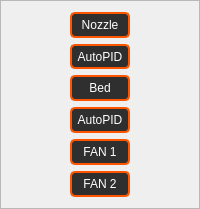
            <widget class="QFrame" name="frame_23">
             <property name="minimumSize">
              <size>
               <width>80</width>
               <height>0</height>
              </size>
             </property>
             <property name="maximumSize">
              <size>
               <width>200</width>
               <height>16777215</height>
              </size>
             </property>
             <property name="frameShape">
              <enum>QFrame::StyledPanel</enum>
             </property>
             <property name="frameShadow">
              <enum>QFrame::Raised</enum>
             </property>
             <layout class="QVBoxLayout" name="verticalLayout_7">
              <item alignment="Qt::AlignHCenter">
               <widget class="QPushButton" name="p88">
                <property name="enabled">
                 <bool>true</bool>
                </property>
                <property name="minimumSize">
                 <size>
                  <width>60</width>
                  <height>26</height>
                 </size>
                </property>
                <property name="maximumSize">
                 <size>
                  <width>60</width>
                  <height>26</height>
                 </size>
                </property>
                <property name="font">
                 <font>
                  <pointsize>9</pointsize>
                 </font>
                </property>
                <property name="styleSheet">
                 <string notr="true">QPushButton {
background-color:rgb(47, 47, 47);
color: rgb(255, 255, 255);
border-style: solid;
border-radius:5px;
border-width:2px; 
border-color:rgb(255, 85, 0);
}
QPushButton:hover {
border-width:3px; 
border-color:rgb(255, 115, 30);
}
QPushButton:pressed {
background-color:rgb(255, 115, 30);
border-color: rgb(255, 195, 110);
border-width: 4px;     
}
QPushButton:disabled{
background-color: rgb(255, 149, 62);
color: rgb(83, 83, 83);
border-color:rgb(83, 83, 83);
}

</string>
                </property>
                <property name="text">
                 <string>Nozzle</string>
                </property>
               </widget>
              </item>
              <item alignment="Qt::AlignHCenter">
               <widget class="QPushButton" name="p90">
                <property name="enabled">
                 <bool>true</bool>
                </property>
                <property name="minimumSize">
                 <size>
                  <width>60</width>
                  <height>25</height>
                 </size>
                </property>
                <property name="maximumSize">
                 <size>
                  <width>60</width>
                  <height>25</height>
                 </size>
                </property>
                <property name="font">
                 <font>
                  <pointsize>9</pointsize>
                 </font>
                </property>
                <property name="styleSheet">
                 <string notr="true">QPushButton {
background-color:rgb(47, 47, 47);
color: rgb(255, 255, 255);
border-style: solid;
border-radius:5px;
border-width:2px; 
border-color:rgb(255, 85, 0);
}
QPushButton:hover {
border-width:3px; 
border-color:rgb(255, 115, 30);
}
QPushButton:pressed {
background-color:rgb(255, 115, 30);
border-color: rgb(255, 195, 110);
border-width: 4px;     
}
QPushButton:disabled{
background-color: rgb(255, 149, 62);
color: rgb(83, 83, 83);
border-color:rgb(83, 83, 83);
}

</string>
                </property>
                <property name="text">
                 <string>AutoPID</string>
                </property>
               </widget>
              </item>
              <item alignment="Qt::AlignHCenter">
               <widget class="QPushButton" name="p89">
                <property name="enabled">
                 <bool>true</bool>
                </property>
                <property name="minimumSize">
                 <size>
                  <width>60</width>
                  <height>26</height>
                 </size>
                </property>
                <property name="maximumSize">
                 <size>
                  <width>60</width>
                  <height>26</height>
                 </size>
                </property>
                <property name="font">
                 <font>
                  <pointsize>9</pointsize>
                 </font>
                </property>
                <property name="styleSheet">
                 <string notr="true">QPushButton {
background-color:rgb(47, 47, 47);
color: rgb(255, 255, 255);
border-style: solid;
border-radius:5px;
border-width:2px; 
border-color:rgb(255, 85, 0);
}
QPushButton:hover {
border-width:3px; 
border-color:rgb(255, 115, 30);
}
QPushButton:pressed {
background-color:rgb(255, 115, 30);
border-color: rgb(255, 195, 110);
border-width: 4px;     
}
QPushButton:disabled{
background-color: rgb(255, 149, 62);
color: rgb(83, 83, 83);
border-color:rgb(83, 83, 83);
}

</string>
                </property>
                <property name="text">
                 <string>Bed</string>
                </property>
               </widget>
              </item>
              <item alignment="Qt::AlignHCenter">
               <widget class="QPushButton" name="p91">
                <property name="enabled">
                 <bool>true</bool>
                </property>
                <property name="minimumSize">
                 <size>
                  <width>60</width>
                  <height>26</height>
                 </size>
                </property>
                <property name="maximumSize">
                 <size>
                  <width>60</width>
                  <height>26</height>
                 </size>
                </property>
                <property name="font">
                 <font>
                  <pointsize>9</pointsize>
                 </font>
                </property>
                <property name="styleSheet">
                 <string notr="true">QPushButton {
background-color:rgb(47, 47, 47);
color: rgb(255, 255, 255);
border-style: solid;
border-radius:5px;
border-width:2px; 
border-color:rgb(255, 85, 0);
}
QPushButton:hover {
border-width:3px; 
border-color:rgb(255, 115, 30);
}
QPushButton:pressed {
background-color:rgb(255, 115, 30);
border-color: rgb(255, 195, 110);
border-width: 4px;     
}
QPushButton:disabled{
background-color: rgb(255, 149, 62);
color: rgb(83, 83, 83);
border-color:rgb(83, 83, 83);
}

</string>
                </property>
                <property name="text">
                 <string>AutoPID</string>
                </property>
               </widget>
              </item>
              <item alignment="Qt::AlignHCenter">
               <widget class="QPushButton" name="p25">
                <property name="enabled">
                 <bool>true</bool>
                </property>
                <property name="minimumSize">
                 <size>
                  <width>60</width>
                  <height>26</height>
                 </size>
                </property>
                <property name="maximumSize">
                 <size>
                  <width>60</width>
                  <height>26</height>
                 </size>
                </property>
                <property name="font">
                 <font>
                  <pointsize>9</pointsize>
                 </font>
                </property>
                <property name="styleSheet">
                 <string notr="true">QPushButton {
background-color:rgb(47, 47, 47);
color: rgb(255, 255, 255);
border-style: solid;
border-radius:5px;
border-width:2px; 
border-color:rgb(255, 85, 0);
}
QPushButton:hover {
border-width:3px; 
border-color:rgb(255, 115, 30);
}
QPushButton:pressed {
background-color:rgb(255, 115, 30);
border-color: rgb(255, 195, 110);
border-width: 4px;     
}
QPushButton:disabled{
background-color: rgb(255, 149, 62);
color: rgb(83, 83, 83);
border-color:rgb(83, 83, 83);
}

</string>
                </property>
                <property name="text">
                 <string>FAN 1</string>
                </property>
               </widget>
              </item>
              <item alignment="Qt::AlignHCenter">
               <widget class="QPushButton" name="p26">
                <property name="enabled">
                 <bool>true</bool>
                </property>
                <property name="minimumSize">
                 <size>
                  <width>60</width>
                  <height>26</height>
                 </size>
                </property>
                <property name="maximumSize">
                 <size>
                  <width>60</width>
                  <height>26</height>
                 </size>
                </property>
                <property name="font">
                 <font>
                  <pointsize>9</pointsize>
                 </font>
                </property>
                <property name="styleSheet">
                 <string notr="true">QPushButton {
background-color:rgb(47, 47, 47);
color: rgb(255, 255, 255);
border-style: solid;
border-radius:5px;
border-width:2px; 
border-color:rgb(255, 85, 0);
}
QPushButton:hover {
border-width:3px; 
border-color:rgb(255, 115, 30);
}
QPushButton:pressed {
background-color:rgb(255, 115, 30);
border-color: rgb(255, 195, 110);
border-width: 4px;     
}
QPushButton:disabled{
background-color: rgb(255, 149, 62);
color: rgb(83, 83, 83);
border-color:rgb(83, 83, 83);
}

</string>
                </property>
                <property name="text">
                 <string>FAN 2</string>
                </property>
               </widget>
              </item>
             </layout>
            </widget>
